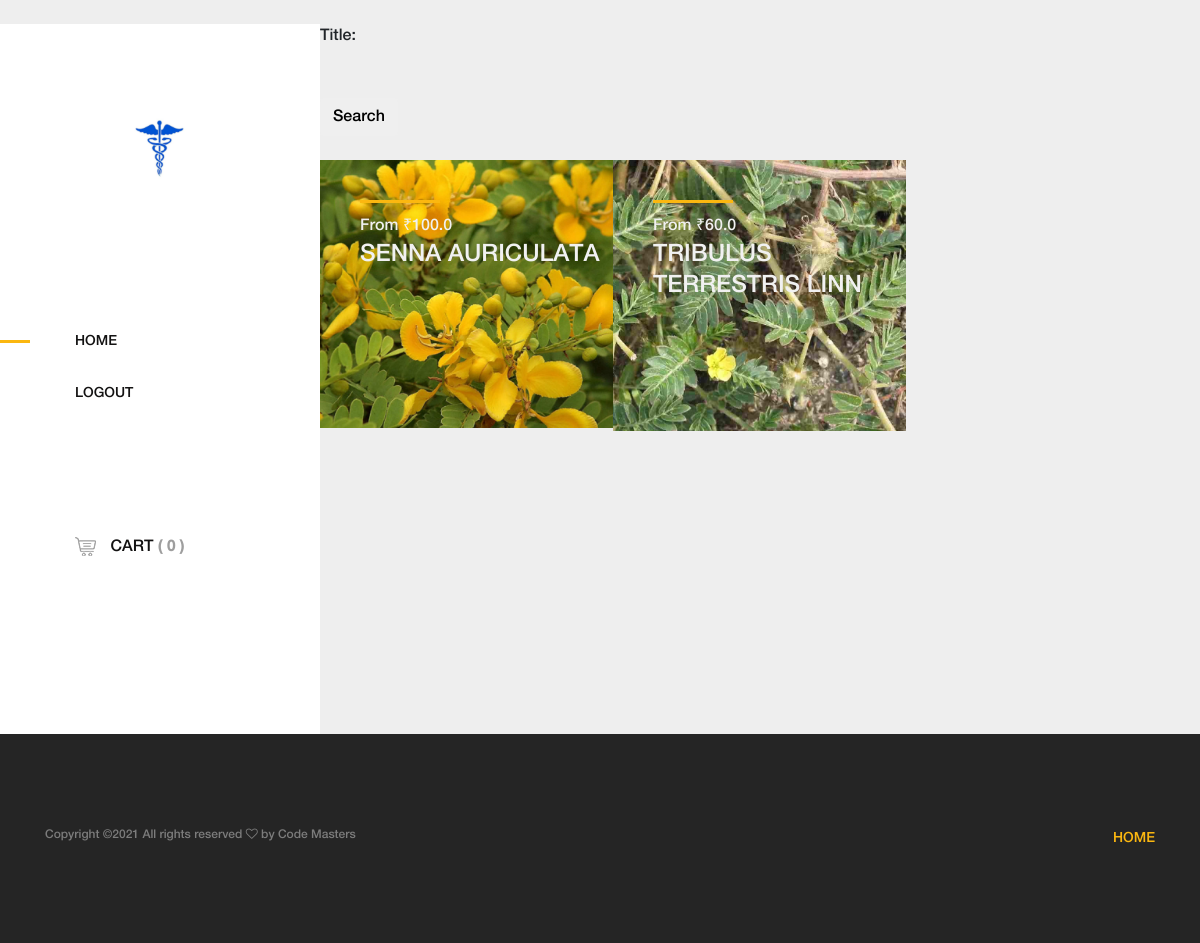
The app's page /search/ with its own data.
### app/models.py (models this page shows, shortened)
class Item(models.Model):
    title = models.CharField(max_length=100)
    price = models.FloatField()
    label = models.CharField(max_length=2,choices=CATEGORY_CHOICES)
    description = models.TextField()
    image = models.ImageField()
    quantity = models.IntegerField(default=1)

### app/views.py (the view)
# urls.py: path('search/',views.search,name="search"),
def search(request):
    items = Item.objects.all()
    myFilter = ItemFilter(request.GET,queryset=items)
    items = myFilter.qs
    context = {
        'myFilter':myFilter,
        'items':items
    }
    return render(request,'amado/search.html',context)

### app/templatetags/cart_template_tags.py (called while the page is built)
@register.filter
def cart_item_count(user):
    if user.is_authenticated:
        qs = Order.objects.filter(user=user,ordered=False)
        if qs.exists():
            return qs[0].items.count()
    else:
        return 0

### app/templates/amado/search.html (shortened to what this page needs)
{% load static %}
{% load cart_template_tags %}
<!DOCTYPE html>
<html lang="en">
<head>
    <link rel="stylesheet" href="https://cdnjs.cloudflare.com/ajax/libs/font-awesome/5.15.2/css/all.min.css" />
    <link rel="stylesheet" href="{% static 'css/core-style.css' %}">
    <link rel="stylesheet" href="{% static 'style.css' %}">
</head>
<body>
    <br>
    <div class="main-content-wrapper d-flex clearfix">
        <header class="header-area clearfix">
            <div class="logo">
                <a href="{% url 'home' %}"><img src="{% static 'img/logo.png' %}" alt="" width="200" height="200"></a>
            </div>
            <nav class="amado-nav">
                <ul>
                    <li class="active"><a href="{% url 'home' %}">Home</a></li>
                    <li><a href="{% url 'logout' %}">Logout</a></li>
                </ul>
            </nav>
            <div class="cart-fav-search mb-100">
                <a href="{% url 'order-summary' %}" class="cart-nav"><img src="{% static 'img/core-img/cart.png' %}" alt=""> Cart <span>({{request.user|cart_item_count}})</span></a>
            </div>
        </header>
        <div class="products-catagories-area clearfix">
            <div>
                <form method="get">
                    {{myFilter.form}}
                    <button class="btn btn-amado">Search</button>
                </form>
            </div>
            <br>
            <div class="amado-pro-catagory clearfix">
            {% for item in items %}
                <div class="single-products-catagory clearfix">
                    <a href="{% url 'item-detail' item.id %}">
                        <img src="{{ item.image.url }}" width="200" height="200">
                        <div class="hover-content">
                            <div class="line"></div>
                            <p style="color:#f1f1f1">From &#8377;{{ item.price }}</p>
                            <h4 style="color:#f1f1f1">{{ item.title }}</h4>
                        </div>
                    </a>
                </div>
                {% endfor %}
            </div>
        </div>
    </div>
    <footer class="footer_area clearfix">
        <div class="container">
            <div class="row align-items-center">
                <div class="col-12 col-lg-4">
                    <div class="single_widget_area">
                        <p class="copywrite">Copyright &copy;<script>document.write(new Date().getFullYear());</script> All rights reserved <i class="fa fa-heart-o" aria-hidden="true"></i> by <a href="#" target="_blank">Code Masters</a></p>
                    </div>
                </div>
                <div class="col-12 col-lg-8">
                    <div class="single_widget_area">
                        <div class="footer_menu">
                            <nav class="navbar navbar-expand-lg justify-content-end">
                                <div class="collapse navbar-collapse" id="footerNavContent">
                                    <ul class="navbar-nav ml-auto">
                                        <li class="nav-item active">
                                            <a class="nav-link" href="{% url 'home' %}">Home</a>
                                        </li>
                                    </ul>
                                </div>
                            </nav>
                        </div>
                    </div>
                </div>
            </div>
        </div>
    </footer>
</body>
</html>

### app/static/css/core-style.css (style rules this page uses)
* { margin: 0; padding: 0; }
body { font-family: "helveticaneuemedium"; font-size: 16px; }
h1, h2, h3, h4, h5, h6 { color: #242424; line-height: 1.3; font-weight: 400; }
p { color: #6d6d6d; font-size: 16px; line-height: 1.9; font-weight: 400; }
a { -webkit-transition: all 500ms ease 0s; transition: all 500ms ease 0s; text-decoration: none; outline: 0 solid transparent; color: #131212; font-weight: 400; font-size: 12px; }
ul, ol { margin: 0; }
ul li, ol li { list-style: none; }
img { height: auto; max-width: 100%; }
.mb-100 { margin-bottom: 100px !important; }
.main-content-wrapper { position: relative; z-index: 1; -webkit-transition-duration: 500ms; transition-duration: 500ms; -ms-flex-wrap: wrap; flex-wrap: wrap; }
.main-content-wrapper .header-area { -webkit-transition-duration: 500ms; transition-duration: 500ms; position: relative; z-index: 1; -webkit-box-flex: 0; -ms-flex: 0 0 320px; flex: 0 0 320px; width: 320px; max-width: 320px; background-color: #fff; padding: 60px 75px; }
.main-content-wrapper .header-area .logo { margin-bottom: 100px; display: block; }
.main-content-wrapper .header-area .amado-nav li a { font-size: 14px; text-transform: uppercase; position: relative; z-index: 1; padding: 20px 0; display: block; line-height: 0.9; color: #131212; font-weight: normal; }
.main-content-wrapper .header-area .amado-nav li a::after { -webkit-transition-duration: 500ms; transition-duration: 500ms; width: 30px; height: 3px; position: absolute; top: 50%; margin-top: -1.5px; left: -150px; background-color: #fbb710; z-index: 10; content: ''; }
.main-content-wrapper .header-area .amado-nav li.active a::after { left: -75px; }
.main-content-wrapper .header-area .cart-fav-search a { display: block; text-transform: uppercase; font-size: 16px; padding: 15px 0; color: #131212; line-height: 1; }
.main-content-wrapper .header-area .cart-fav-search a span { color: #9e9e9e; }
.main-content-wrapper .header-area .cart-fav-search a img { margin-right: 10px; }
.main-content-wrapper .products-catagories-area { -webkit-box-flex: 0; -ms-flex: 0 0 calc(100% - 320px); flex: 0 0 calc(100% - 320px); width: calc(100% - 320px); max-width: calc(100% - 320px); }
.single-products-catagory { position: relative; z-index: 1; width: 33.33333%; top: 0; }
.single-products-catagory a { display: block; width: 100%; height: 100%; position: relative; z-index: 10; }
.single-products-catagory a::after { -webkit-transition-duration: 250ms; transition-duration: 250ms; position: absolute; width: 100%; height: 100%; top: 0; left: 0; content: ''; background-color: rgba(60, 60, 60, 0.7); z-index: 1; opacity: 0; visibility: visible; }
.single-products-catagory a img { width: 100%; }
.single-products-catagory .hover-content { position: absolute; top: 40px; left: 40px; z-index: 10; }
.single-products-catagory .hover-content .line { width: 80px; height: 3px; background-color: #fbb710; display: block; margin-bottom: 15px; }
.single-products-catagory .hover-content p { font-size: 16px; color: #6d6d6d; line-height: 1; margin-bottom: 5px; -webkit-transition-duration: 250ms; transition-duration: 250ms; }
.single-products-catagory .hover-content h4 { margin-bottom: 0; -webkit-transition-duration: 250ms; transition-duration: 250ms; }
.footer_area { position: relative; z-index: 1; background-color: #252525; padding: 80px 0; }
.footer_area .single_widget_area .copywrite { font-size: 12px; color: rgba(255, 255, 255, 0.4); margin-top: 10px; }
.footer_area .single_widget_area .copywrite a { font-size: 12px; color: rgba(255, 255, 255, 0.4); }
.footer_area .single_widget_area .footer_menu { position: relative; z-index: 1; margin-left: auto; }
.footer_area .single_widget_area .footer_menu .navbar { padding: 0; }
.footer_area .single_widget_area .footer_menu .navbar-nav .nav-item .nav-link { padding: 10px 30px; color: #fff; text-transform: uppercase; font-size: 14px; }
.footer_area .single_widget_area .footer_menu .navbar-nav .nav-item.active .nav-link { color: #fbb710; }
.footer_area .single_widget_area .footer_menu .navbar-nav .nav-item:last-child .nav-link { padding-right: 0; }

### records on screen
Item: image (picture), price "100.0", title "SENNA AURICULATA"
Item: image (picture), price "60.0", title "TRIBULUS TERRESTRIS LINN"

### other values on screen
{{ request.user|cart_item_count }} "0"
